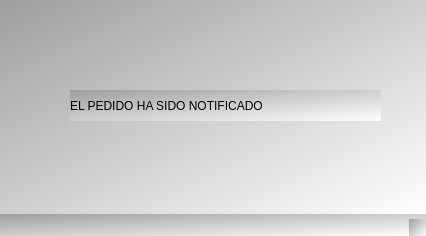
<?xml version="1.0" encoding="UTF-8"?>
<ui version="4.0">
 <class>MainWindow</class>
 <widget class="QMainWindow" name="MainWindow">
  <property name="geometry">
   <rect>
    <x>0</x>
    <y>0</y>
    <width>426</width>
    <height>236</height>
   </rect>
  </property>
  <property name="windowTitle">
   <string>MainWindow</string>
  </property>
  <property name="styleSheet">
   <string notr="true">background-color: qlineargradient(spread:pad, x1:0, y1:0, x2:1, y2:1, stop:0 rgba(158, 158, 158, 255), stop:1 rgba(255, 255, 255, 255));</string>
  </property>
  <widget class="QWidget" name="centralwidget">
   <widget class="QLabel" name="label">
    <property name="geometry">
     <rect>
      <x>70</x>
      <y>90</y>
      <width>311</width>
      <height>31</height>
     </rect>
    </property>
    <property name="styleSheet">
     <string notr="true">font: 75 14pt &quot;MS Shell Dlg 2&quot;;</string>
    </property>
    <property name="text">
     <string>EL PEDIDO HA SIDO NOTIFICADO</string>
    </property>
   </widget>
  </widget>
  <widget class="QStatusBar" name="statusbar"/>
 </widget>
 <resources/>
 <connections/>
</ui>
